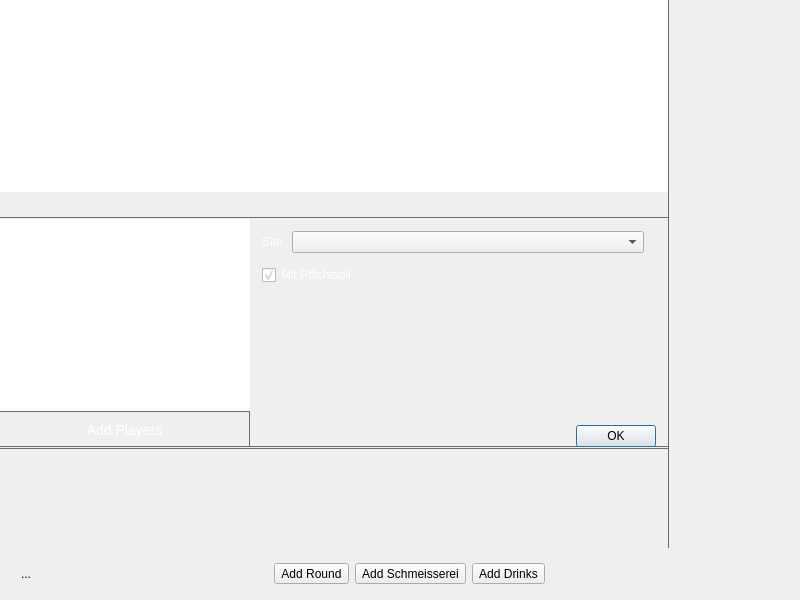
<?xml version="1.0" encoding="UTF-8"?>
<ui version="4.0">
 <class>GameWindow</class>
 <widget class="QMainWindow" name="GameWindow">
  <property name="geometry">
   <rect>
    <x>0</x>
    <y>0</y>
    <width>800</width>
    <height>600</height>
   </rect>
  </property>
  <property name="windowTitle">
   <string>Doppelkopf Game</string>
  </property>
  <property name="styleSheet">
   <string notr="true">QWidget#line, QWidget#line_2 {
	color: rgb(108,108,108);
}
QWidget#statusBar {
background: url(:/statusbar/dark-background.png) repeat-x;
}
QTableCornerButton::section {
border: none;
background: rgb(55,55,55);
}
QLabel#labelLength {
color:white;
}
 QLabel#labelClock {
color:white;
font-size: 19px;
}
QToolButton#toolButtonState, QToolButton#toolButtonToggleSidebar {
border: none;
background: none;
}
QSplitter:handle {
background-color: rgb(108,108,108);
}
QToolButton#pushButtonAddPlayers {
	color: white;
	border: 1px solid rgb(108,108,108);
	border-left: none;
	border-bottom: none;
	height: 32px;
	font-size: 14px;
}
PlayersListWidget {
	background-color: rgba(0,0,0,0);
	border:none;
	border-right: 1px solid rgb(108,108,108);
}
QCheckBox {
	color: white;
}
QLabel {
	color: white;
}
QWidget#widgetCreateGame {
	border-bottom: 1px solid rgb(108,108,108);
}</string>
  </property>
  <widget class="QWidget" name="centralwidget">
   <layout class="QVBoxLayout" name="verticalLayout_5">
    <property name="spacing">
     <number>0</number>
    </property>
    <property name="margin">
     <number>0</number>
    </property>
    <item>
     <widget class="QSplitter" name="splitter">
      <property name="frameShape">
       <enum>QFrame::Box</enum>
      </property>
      <property name="lineWidth">
       <number>0</number>
      </property>
      <property name="orientation">
       <enum>Qt::Horizontal</enum>
      </property>
      <property name="handleWidth">
       <number>1</number>
      </property>
      <widget class="QWidget" name="verticalLayoutWidget">
       <layout class="QVBoxLayout" name="verticalLayout" stretch="0,0,0,1">
        <property name="spacing">
         <number>0</number>
        </property>
        <item>
         <layout class="QHBoxLayout" name="horizontalLayout_4" stretch="0,1">
          <property name="spacing">
           <number>0</number>
          </property>
          <property name="topMargin">
           <number>0</number>
          </property>
          <item>
           <widget class="QTableView" name="tableViewInformation">
            <property name="sizePolicy">
             <sizepolicy hsizetype="Maximum" vsizetype="Expanding">
              <horstretch>0</horstretch>
              <verstretch>0</verstretch>
             </sizepolicy>
            </property>
            <property name="maximumSize">
             <size>
              <width>16777215</width>
              <height>16777215</height>
             </size>
            </property>
            <property name="frameShape">
             <enum>QFrame::NoFrame</enum>
            </property>
            <property name="showGrid">
             <bool>false</bool>
            </property>
            <attribute name="horizontalHeaderDefaultSectionSize">
             <number>40</number>
            </attribute>
           </widget>
          </item>
          <item>
           <widget class="QTableView" name="tableViewOverview">
            <property name="sizePolicy">
             <sizepolicy hsizetype="Expanding" vsizetype="Fixed">
              <horstretch>0</horstretch>
              <verstretch>0</verstretch>
             </sizepolicy>
            </property>
            <property name="autoFillBackground">
             <bool>true</bool>
            </property>
            <property name="frameShape">
             <enum>QFrame::NoFrame</enum>
            </property>
            <property name="verticalScrollBarPolicy">
             <enum>Qt::ScrollBarAlwaysOff</enum>
            </property>
            <property name="horizontalScrollBarPolicy">
             <enum>Qt::ScrollBarAlwaysOff</enum>
            </property>
            <property name="autoScroll">
             <bool>false</bool>
            </property>
            <property name="verticalScrollMode">
             <enum>QAbstractItemView::ScrollPerPixel</enum>
            </property>
            <property name="horizontalScrollMode">
             <enum>QAbstractItemView::ScrollPerPixel</enum>
            </property>
            <property name="showGrid">
             <bool>false</bool>
            </property>
            <property name="cornerButtonEnabled">
             <bool>false</bool>
            </property>
            <attribute name="horizontalHeaderDefaultSectionSize">
             <number>40</number>
            </attribute>
            <attribute name="verticalHeaderVisible">
             <bool>false</bool>
            </attribute>
           </widget>
          </item>
         </layout>
        </item>
        <item>
         <widget class="QWidget" name="widgetCreateGame" native="true">
          <layout class="QVBoxLayout" name="verticalLayout_6" stretch="0,0">
           <property name="spacing">
            <number>0</number>
           </property>
           <property name="leftMargin">
            <number>0</number>
           </property>
           <property name="topMargin">
            <number>24</number>
           </property>
           <property name="rightMargin">
            <number>0</number>
           </property>
           <property name="bottomMargin">
            <number>0</number>
           </property>
           <item>
            <widget class="Line" name="line_2">
             <property name="frameShadow">
              <enum>QFrame::Plain</enum>
             </property>
             <property name="orientation">
              <enum>Qt::Horizontal</enum>
             </property>
            </widget>
           </item>
           <item>
            <layout class="QHBoxLayout" name="horizontalLayout_5" stretch="0,1">
             <property name="rightMargin">
              <number>0</number>
             </property>
             <item>
              <layout class="QVBoxLayout" name="verticalLayout_2">
               <property name="spacing">
                <number>0</number>
               </property>
               <item>
                <widget class="PlayersListWidget" name="listWidgetPlayers">
                 <property name="sizePolicy">
                  <sizepolicy hsizetype="Fixed" vsizetype="Expanding">
                   <horstretch>0</horstretch>
                   <verstretch>0</verstretch>
                  </sizepolicy>
                 </property>
                 <property name="minimumSize">
                  <size>
                   <width>250</width>
                   <height>0</height>
                  </size>
                 </property>
                 <property name="maximumSize">
                  <size>
                   <width>250</width>
                   <height>16777215</height>
                  </size>
                 </property>
                 <property name="frameShape">
                  <enum>QFrame::NoFrame</enum>
                 </property>
                </widget>
               </item>
               <item>
                <widget class="QToolButton" name="pushButtonAddPlayers">
                 <property name="sizePolicy">
                  <sizepolicy hsizetype="Expanding" vsizetype="Fixed">
                   <horstretch>0</horstretch>
                   <verstretch>0</verstretch>
                  </sizepolicy>
                 </property>
                 <property name="text">
                  <string>Add Players</string>
                 </property>
                </widget>
               </item>
              </layout>
             </item>
             <item>
              <layout class="QVBoxLayout" name="verticalLayout_4">
               <property name="rightMargin">
                <number>12</number>
               </property>
               <property name="bottomMargin">
                <number>0</number>
               </property>
               <item>
                <layout class="QFormLayout" name="formLayout">
                 <property name="horizontalSpacing">
                  <number>6</number>
                 </property>
                 <property name="verticalSpacing">
                  <number>12</number>
                 </property>
                 <property name="margin">
                  <number>12</number>
                 </property>
                 <item row="0" column="0">
                  <widget class="QLabel" name="label">
                   <property name="text">
                    <string>Site:</string>
                   </property>
                  </widget>
                 </item>
                 <item row="0" column="1">
                  <widget class="PlacesComboBox" name="comboBoxSite"/>
                 </item>
                 <item row="1" column="0" colspan="2">
                  <widget class="QCheckBox" name="checkBoxMitPflichtSoli">
                   <property name="text">
                    <string>Mit Pflichtsoli</string>
                   </property>
                   <property name="checked">
                    <bool>true</bool>
                   </property>
                  </widget>
                 </item>
                </layout>
               </item>
               <item>
                <widget class="QDialogButtonBox" name="buttonBox">
                 <property name="enabled">
                  <bool>true</bool>
                 </property>
                 <property name="standardButtons">
                  <set>QDialogButtonBox::Ok</set>
                 </property>
                </widget>
               </item>
              </layout>
             </item>
            </layout>
           </item>
          </layout>
         </widget>
        </item>
        <item>
         <widget class="Line" name="line">
          <property name="styleSheet">
           <string notr="true">QWidget {
	color: rgb(108,108,108);
}</string>
          </property>
          <property name="frameShadow">
           <enum>QFrame::Plain</enum>
          </property>
          <property name="orientation">
           <enum>Qt::Horizontal</enum>
          </property>
         </widget>
        </item>
        <item>
         <widget class="ScrollArea" name="scrollAreaGraph">
          <property name="styleSheet">
           <string notr="true"/>
          </property>
          <property name="frameShape">
           <enum>QFrame::NoFrame</enum>
          </property>
          <property name="verticalScrollBarPolicy">
           <enum>Qt::ScrollBarAsNeeded</enum>
          </property>
          <property name="horizontalScrollBarPolicy">
           <enum>Qt::ScrollBarAsNeeded</enum>
          </property>
          <property name="widgetResizable">
           <bool>true</bool>
          </property>
          <widget class="GraphAxis" name="scrollAreaWidgetContents">
           <property name="geometry">
            <rect>
             <x>0</x>
             <y>0</y>
             <width>667</width>
             <height>93</height>
            </rect>
           </property>
           <layout class="QHBoxLayout" name="horizontalLayout_3" stretch="0,0">
            <property name="spacing">
             <number>0</number>
            </property>
            <property name="margin">
             <number>0</number>
            </property>
            <item>
             <widget class="GraphAxis" name="graphAxis" native="true">
              <layout class="QVBoxLayout" name="verticalLayout_3"/>
             </widget>
            </item>
            <item>
             <widget class="GraphWidget" name="graphWidget" native="true">
              <property name="sizePolicy">
               <sizepolicy hsizetype="MinimumExpanding" vsizetype="Preferred">
                <horstretch>0</horstretch>
                <verstretch>0</verstretch>
               </sizepolicy>
              </property>
              <layout class="QHBoxLayout" name="horizontalLayout"/>
             </widget>
            </item>
           </layout>
          </widget>
         </widget>
        </item>
       </layout>
      </widget>
      <widget class="ShadowFrame" name="widgetStatisticsFrame" native="true"/>
     </widget>
    </item>
    <item>
     <widget class="QWidget" name="statusBar" native="true">
      <property name="sizePolicy">
       <sizepolicy hsizetype="Expanding" vsizetype="Fixed">
        <horstretch>0</horstretch>
        <verstretch>0</verstretch>
       </sizepolicy>
      </property>
      <property name="minimumSize">
       <size>
        <width>52</width>
        <height>52</height>
       </size>
      </property>
      <property name="maximumSize">
       <size>
        <width>16777215</width>
        <height>52</height>
       </size>
      </property>
      <layout class="QHBoxLayout" name="horizontalLayout_2">
       <property name="leftMargin">
        <number>0</number>
       </property>
       <property name="topMargin">
        <number>0</number>
       </property>
       <property name="rightMargin">
        <number>12</number>
       </property>
       <property name="bottomMargin">
        <number>0</number>
       </property>
       <item>
        <widget class="QToolButton" name="toolButtonState">
         <property name="minimumSize">
          <size>
           <width>52</width>
           <height>52</height>
          </size>
         </property>
         <property name="text">
          <string>...</string>
         </property>
         <property name="icon">
          <iconset resource="../../resource/statusbar/statusbar.qrc">
           <normaloff>:/statusbar/play.png</normaloff>:/statusbar/play.png</iconset>
         </property>
         <property name="iconSize">
          <size>
           <width>32</width>
           <height>32</height>
          </size>
         </property>
        </widget>
       </item>
       <item>
        <widget class="QLabel" name="labelLength">
         <property name="text">
          <string/>
         </property>
        </widget>
       </item>
       <item>
        <spacer name="horizontalSpacer_2">
         <property name="orientation">
          <enum>Qt::Horizontal</enum>
         </property>
         <property name="sizeHint" stdset="0">
          <size>
           <width>40</width>
           <height>20</height>
          </size>
         </property>
        </spacer>
       </item>
       <item>
        <widget class="QToolButton" name="toolButtonAddRound">
         <property name="text">
          <string>Add Round</string>
         </property>
        </widget>
       </item>
       <item>
        <widget class="QToolButton" name="toolButtonAddSchmeisserei">
         <property name="text">
          <string>Add Schmeisserei</string>
         </property>
        </widget>
       </item>
       <item>
        <widget class="QToolButton" name="toolButtonAddDrinks">
         <property name="text">
          <string>Add Drinks</string>
         </property>
        </widget>
       </item>
       <item>
        <spacer name="horizontalSpacer">
         <property name="orientation">
          <enum>Qt::Horizontal</enum>
         </property>
         <property name="sizeHint" stdset="0">
          <size>
           <width>40</width>
           <height>20</height>
          </size>
         </property>
        </spacer>
       </item>
       <item>
        <widget class="QToolButton" name="toolButtonToggleSidebar">
         <property name="minimumSize">
          <size>
           <width>17</width>
           <height>16</height>
          </size>
         </property>
         <property name="maximumSize">
          <size>
           <width>17</width>
           <height>16</height>
          </size>
         </property>
         <property name="text">
          <string/>
         </property>
         <property name="iconSize">
          <size>
           <width>17</width>
           <height>16</height>
          </size>
         </property>
         <property name="toolButtonStyle">
          <enum>Qt::ToolButtonTextOnly</enum>
         </property>
        </widget>
       </item>
       <item>
        <widget class="QLabel" name="labelClock">
         <property name="text">
          <string/>
         </property>
        </widget>
       </item>
      </layout>
     </widget>
    </item>
   </layout>
  </widget>
  <action name="actionPlayPause">
   <property name="icon">
    <iconset resource="../../resource/statusbar/statusbar.qrc">
     <normaloff>:/statusbar/pause.png</normaloff>:/statusbar/pause.png</iconset>
   </property>
   <property name="text">
    <string>Play</string>
   </property>
   <property name="shortcut">
    <string>Space</string>
   </property>
  </action>
  <action name="actionAdd_round">
   <property name="text">
    <string>Add round...</string>
   </property>
   <property name="shortcut">
    <string>Ctrl+R</string>
   </property>
  </action>
  <action name="actionAdd_schmeisserei">
   <property name="text">
    <string>Add schmeisserei...</string>
   </property>
   <property name="shortcut">
    <string>Ctrl+S</string>
   </property>
  </action>
  <action name="actionToggleSidebar">
   <property name="icon">
    <iconset resource="../../resource/statusbar/statusbar.qrc">
     <normaloff>:/statusbar/sidebar-left.png</normaloff>:/statusbar/sidebar-left.png</iconset>
   </property>
   <property name="text">
    <string>Hide sidebar</string>
   </property>
  </action>
  <action name="actionAdd_drinks">
   <property name="text">
    <string>Add drinks...</string>
   </property>
   <property name="shortcut">
    <string>Ctrl+D</string>
   </property>
  </action>
 </widget>
 <customwidgets>
  <customwidget>
   <class>GraphWidget</class>
   <extends>QWidget</extends>
   <header location="global">ui/game/graphwidget.h</header>
   <container>1</container>
  </customwidget>
  <customwidget>
   <class>ScrollArea</class>
   <extends>QScrollArea</extends>
   <header location="global">ui/widgets/scrollarea.h</header>
   <container>1</container>
  </customwidget>
  <customwidget>
   <class>GraphAxis</class>
   <extends>QWidget</extends>
   <header location="global">ui/game/graphaxis.h</header>
   <container>1</container>
  </customwidget>
  <customwidget>
   <class>ShadowFrame</class>
   <extends>QWidget</extends>
   <header location="global">ui/widgets/shadowframe.h</header>
   <container>1</container>
  </customwidget>
  <customwidget>
   <class>PlayersListWidget</class>
   <extends>QListWidget</extends>
   <header location="global">ui/widgets/playerslistwidget.h</header>
  </customwidget>
  <customwidget>
   <class>PlacesComboBox</class>
   <extends>QComboBox</extends>
   <header location="global">ui/widgets/placescombobox.h</header>
  </customwidget>
 </customwidgets>
 <resources>
  <include location="../../resource/statusbar/statusbar.qrc"/>
 </resources>
 <connections/>
</ui>
